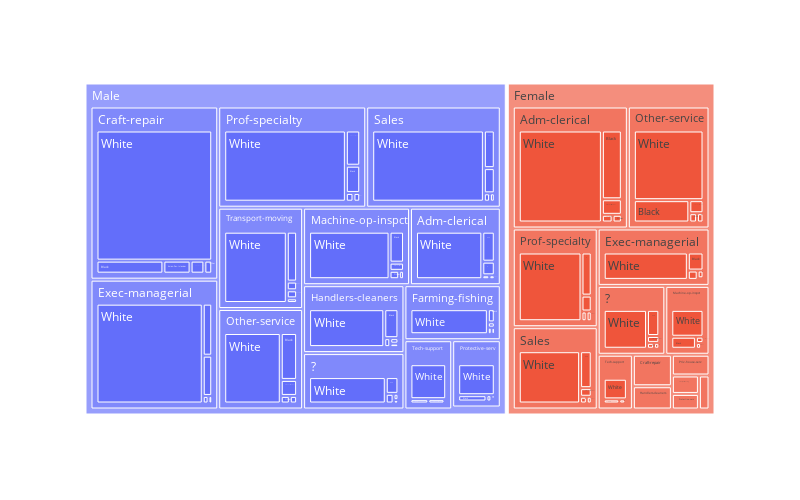

The cell this chart's notebook holds for it:
### Code cell
grafico = px.treemap(dataset_censu1, path=['sex', 'occupation', 'race'], width=800, height=500)
grafico.show()

### Figure 1 — Plotly figure (JSON) as saved in the notebook; plotly's stock layout.template omitted (floating-point values rounded to 4 significant figures; data arrays with more than 128 entries replaced by an {"elided": "..."} marker saying what was removed)
{"data": [{"branchvalues": "total", "domain": {"x": [0, 1], "y": [0, 1]}, "hovertemplate": "labels=%{label}<br>count=%{value}<br>parent=%{parent}<br>id=%{id}<extra></extra>", "ids": {"elided": "165 str values"}, "labels": {"elided": "165 str values"}, "name": "", "parents": {"elided": "165 str values"}, "type": "treemap", "values": {"elided": "165 int values"}}], "layout": {"height": 500, "legend": {"tracegroupgap": 0}, "margin": {"t": 60}, "width": 800}}
